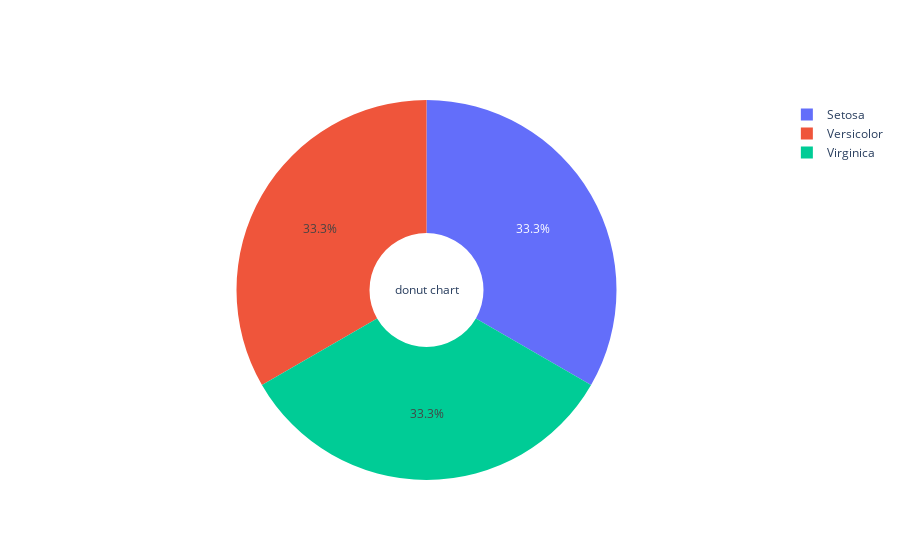

The cell this chart's notebook holds for it:
### Code cell
import plotly.graph_objects as go
labels=v.index.tolist()
values=[50, 50, 50]
fig= go.Figure(data=[go.Pie(labels= labels, values= values, hole= .3, title= 'donut chart')])
fig.show()

### Figure 1 — Plotly figure (JSON) as saved in the notebook; plotly's stock layout.template omitted (floating-point values rounded to 4 significant figures)
{"data": [{"hole": 0.3, "labels": ["Setosa", "Versicolor", "Virginica"], "title": {"text": "donut chart"}, "type": "pie", "values": [50, 50, 50]}], "layout": {}}
